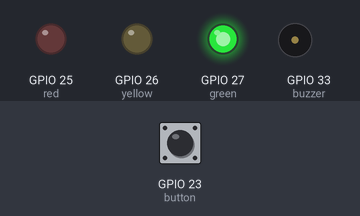
The program below on a simulated ESP32. Shown: output pins drawn as LEDs (lit = HIGH), buzzer (waves = sounding). The test bench sets the inputs (shaded band); at power-on: GPIO 23 (button) LOW. What the program prints to the serial monitor is not drawn.

Above: at 1.2 s.
1.3 s: GPIO 23 (button) pulled HIGH for 0.15 s
At 4.9 s:
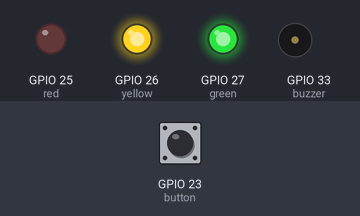
At 8.1 s:
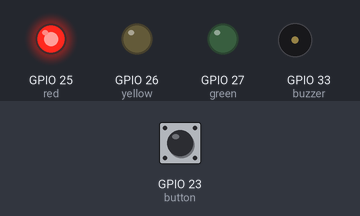
13.4 s: GPIO 23 (button) pulled HIGH for 1 s
At 18.5 s:
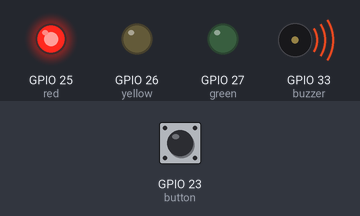
Timing chart, 0 to 25.7 s (numbered marks = the images above; inputs shaded):
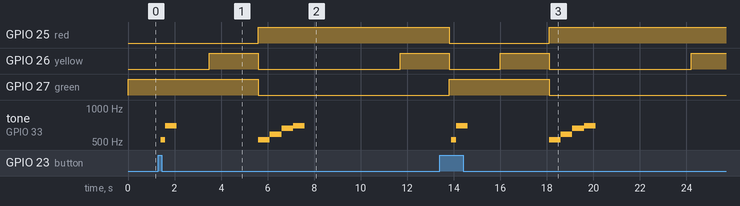

Measured:
- after the input at 1.3 s, GPIO 25 (red): LOW → HIGH after 4.3 s; GPIO 26 (yellow): LOW → HIGH after 2.2 s, → LOW 2.1 s later, → HIGH 6.1 s later; GPIO 27 (green): HIGH → LOW after 4.3 s; tone on GPIO 33 (buzzer): plays 523 Hz for 0.20 s, 698 Hz for 0.50 s, 523 Hz for 0.50 s, 587 Hz for 0.50 s, 659 Hz for 0.50 s, 698 Hz for 0.50 s, starting after 0.10 s
- after the input at 13.4 s, tone on GPIO 33 (buzzer): plays 523 Hz for 0.20 s, 698 Hz for 0.50 s, 523 Hz for 0.50 s, 587 Hz for 0.50 s, 659 Hz for 0.50 s, 698 Hz for 0.50 s, starting after 0.50 s

The program:

main.cpp
```cpp
#include <Arduino.h>
#include <StateMachine.h>

const int red = 25;
const int yellow = 26;
const int green = 27;

const int freq = 2000;
const int channel = 0;
const int resolution = 8;
const int buzzer = 33;

const int button = 23;

void melodyHalt(void *params)
{
  ledcAttachPin(buzzer, channel);
  ledcWriteNote(channel, NOTE_C, 5);
  delay(500);
  ledcWriteNote(channel, NOTE_D, 5);
  delay(500);
  ledcWriteNote(channel, NOTE_E, 5);
  delay(500);
  ledcWriteNote(channel, NOTE_F, 5);
  delay(500);
  ledcDetachPin(buzzer);

  vTaskDelete(nullptr);
}

void melodyGo(void *params)
{
  ledcAttachPin(buzzer, channel);
  ledcWriteNote(channel, NOTE_C, 5);
  delay(200);
  ledcWriteNote(channel, NOTE_F, 5);
  delay(500);
  ledcDetachPin(buzzer);

  vTaskDelete(nullptr);
}

StateMachine machine;

auto stateGo = machine.addState([]() {
  if (machine.executeOnce)
  {
    digitalWrite(red, LOW);
    digitalWrite(yellow, LOW);
    digitalWrite(green, HIGH);
  }
});

auto stateHaltRequested = machine.addState([]() {
  if (machine.executeOnce)
  {
    xTaskCreate(melodyGo, "melodytask", 10000, nullptr, 1, nullptr);
    delay(2000);
  }
});

auto stateAttentionHalt = machine.addState([]() {
  if (machine.executeOnce)
  {
    digitalWrite(red, LOW);
    digitalWrite(yellow, HIGH);
    digitalWrite(green, HIGH);
    delay(2000);
  }
});

auto stateHalt = machine.addState([]() {
  if (machine.executeOnce)
  {
    digitalWrite(red, HIGH);
    digitalWrite(yellow, LOW);
    digitalWrite(green, LOW);

    xTaskCreate(melodyHalt, "melodytask", 10000, nullptr, 1, nullptr);

    delay(6000);
  }
});

auto stateAttentionGo = machine.addState([]() {
  if (machine.executeOnce)
  {
    digitalWrite(red, HIGH);
    digitalWrite(yellow, HIGH);
    digitalWrite(green, LOW);

    delay(2000);
  }
});

auto lastTime = millis();

void setup()
{
  Serial.begin(115200);
  Serial.println("hi there...");

  pinMode(red, OUTPUT);
  pinMode(yellow, OUTPUT);
  pinMode(green, OUTPUT);

  ledcSetup(channel, freq, resolution);
  ledcAttachPin(buzzer, channel);

  pinMode(button, INPUT_PULLDOWN);

  stateGo->addTransition([]() { return digitalRead(button) == HIGH; }, stateHaltRequested);
  stateHaltRequested->addTransition([]() { return true; }, stateAttentionHalt);
  stateAttentionHalt->addTransition([]() { return true; }, stateHalt);
  stateHalt->addTransition([]() { return true; }, stateAttentionGo);
  stateAttentionGo->addTransition([]() { return true; }, stateGo);
}

void loop()
{
  machine.run();
  delay(100);
}
```
